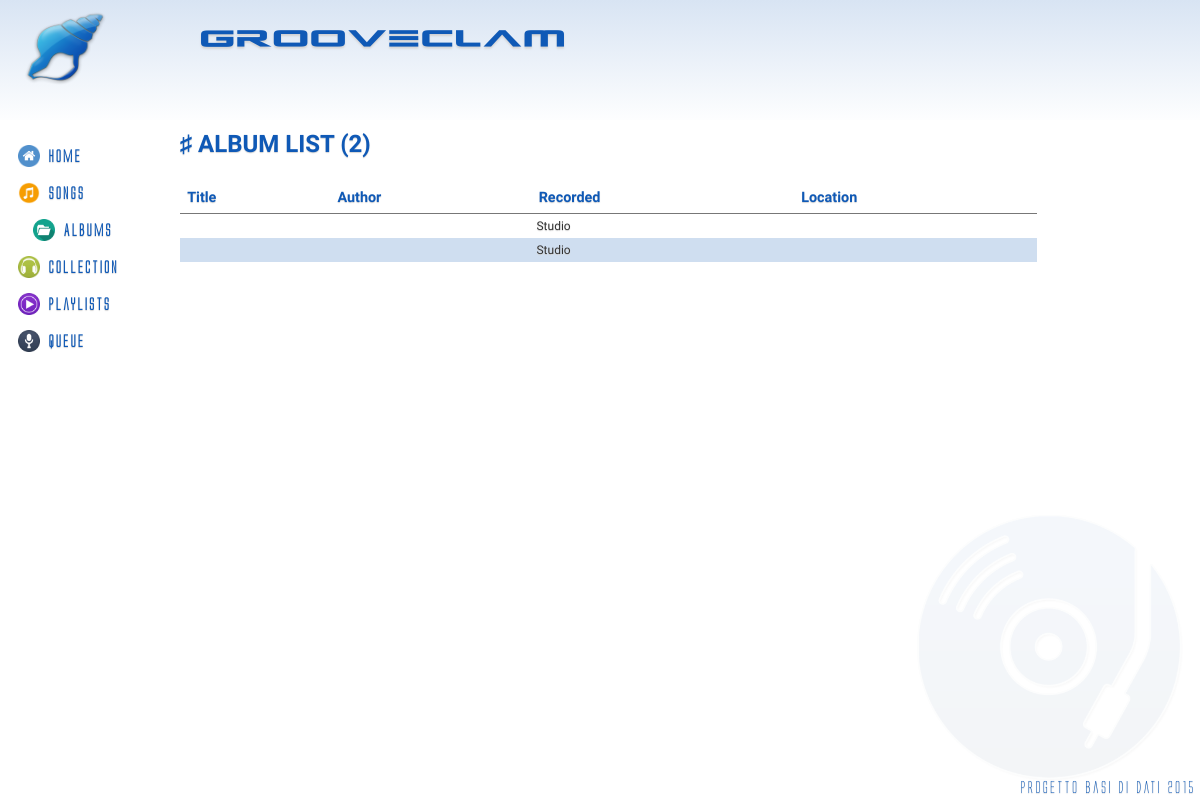
/?controller=albums&action=index, run on an earlier commit of the app's database.
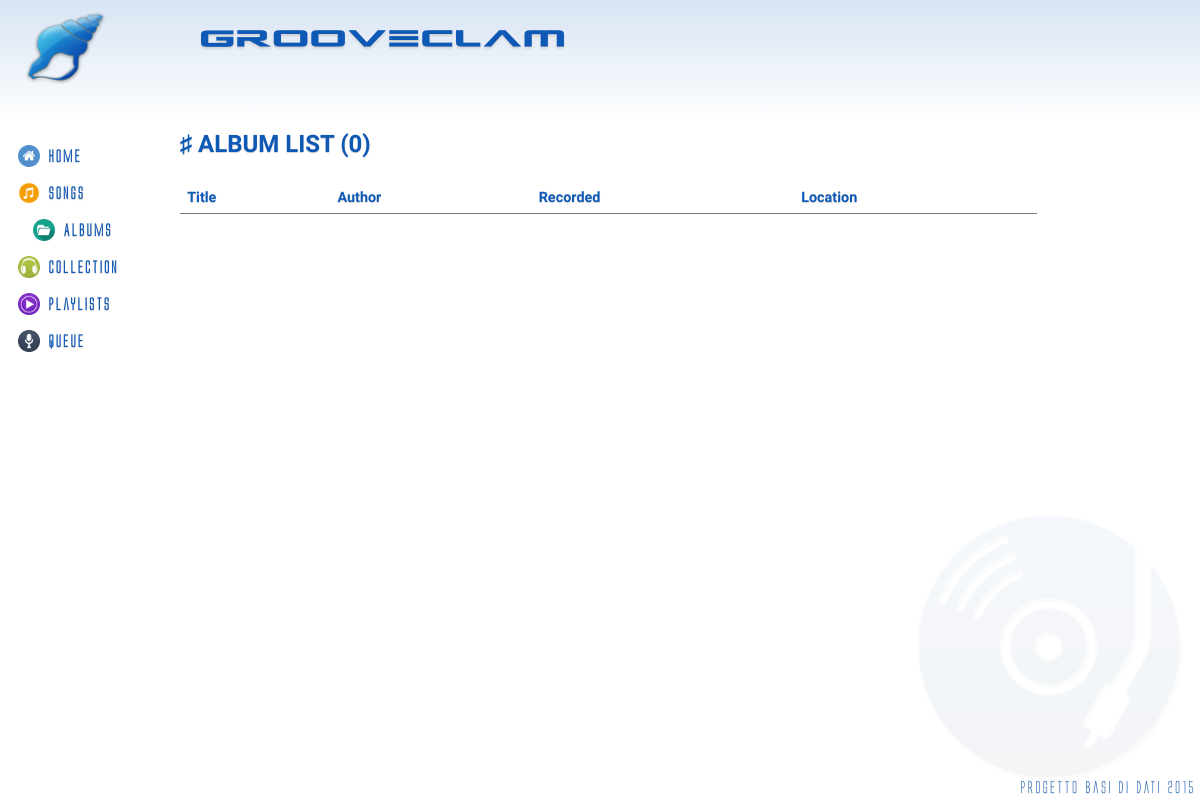
And on a later commit of the database.
### tables this page shows
CREATE TABLE IF NOT EXISTS `Album` (
	`IdAlbum` INT(11) NOT NULL AUTO_INCREMENT,
	`Titolo` VARCHAR(200) NOT NULL,
	`Autore` VARCHAR(200) NOT NULL,
	`Info` VARCHAR(300) DEFAULT NULL,
    `NBrani` INT(11) NOT NULL,
	`Anno` YEAR DEFAULT NULL,
	`Live` BOOLEAN DEFAULT FALSE,
	`Locazione` VARCHAR(100) DEFAULT NULL,
    `PathCopertina` VARCHAR(100) NOT NULL DEFAULT "img/covers/nocover.jpg",
	PRIMARY KEY(`IdAlbum`)
);

### index.php (called while the page is built, shortened)
<?php
if(isset($_GET['controller']) && isset($_GET['action'])) {
	$controller = $_GET['controller'];
	$action = $_GET['action'];
} else {
	$controller = 'pages';
	$action = 'home';
}
require_once('views/layout.php');
?>

### controllers/albums_controller.php (called while the page is built, shortened)
<?php
class AlbumController {
	public function index() {
		$albums = Album::all();
		require_once('views/albums/index.php');
	}
}
?>

### models/album.php (called while the page is built, shortened)
<?php
class Album {
	private $live;
	public function __construct($id, $title, $author, $info, $year, $live, $songs, $path) {
		$this->live = $live;
	}
	public function live() {
		return $this->live;
	}
	public static function all() {
		$list = array();
		$db = Db::getInstance();
		$req = $db->query('SELECT * FROM Album');
		foreach($req->fetchAll() as $album) {
			if(isset($album['Live']) && $album['Live'] == true) {
				$live = array(
					'Live' => $album['Live'],
					'Location' => $album['Locazione']
				);
			} else {
				$live = false;
			}
			$list[] = new Album($album['IdAlbum'], $album['Titolo'], $album['Autore'], $album['Info'], $album['Anno'], $live, array(), $album['PathCopertina']);
		}
		return $list;
	}
}
?>

### views/albums/index.php (the view)
<h2>&#9839; ALBUM LIST (<?php echo count($albums); ?>)</h2>
<table class="table">
<thead>
	<tr>
		<th>Title</th>
		<th>Author</th>
		<th>Recorded</th>
		<th>Location</th>
	</tr>
</thead>
<tbody>
<?php foreach($albums as $album) { ?>
	<tr>
		<td><a href='?controller=albums&action=show&id=<?php echo $album->id(); ?>'><?php echo $album->title(); ?></a></td>
		<td><?php echo $album->author(); ?></td>
		<td><?php if(is_array($album->live())) { echo "Live"; } else { echo "Studio"; } ?></td>
		<td><?php if(is_array($album->live())) { $location = $album->live(); echo $location['Location']; } else { echo ""; } ?></td>
	</tr>
<?php } ?>
</tbody>
</table>

### views/layout.php (shortened to what this page needs)
<!DOCTYPE html>
<html>
<head>
<link rel="stylesheet" type="text/css" href="css/style.css">
</head>
<body>
	<header>
		<img src="img/blueseashell.png" alt="">
		<h1>Grooveclam</h1>
	</header>
	<div class="content">
		<nav>
			<ul>
				<li <?php if($_SERVER['REQUEST_URI'] == '/basidati/~abaldan/') { echo 'class="active"'; }?>>
					<a href='/basidati/~abaldan'><img src="img/home.png" alt="">Home</a>
				</li>
				<li <?php if(preg_match('/\/\?controller=songs/i', $_SERVER['REQUEST_URI'])) { echo 'class="active"'; }?>>
					<a href='?controller=songs&action=index'><img src="img/music.png" alt="">Songs</a>
				</li>
				<li <?php if(preg_match('/\/\?controller=albums/i', $_SERVER['REQUEST_URI'])) { echo 'class="active"'; }?>>
					<a href='?controller=albums&action=index'><img src="img/folder-icon.png" alt="">Albums</a>
				</li>
				<li <?php if(preg_match('/\/\?controller=collection/i', $_SERVER['REQUEST_URI'])) { echo 'class="active"'; }?>>
					<a href='?controller=collection&action=show&id=<?php echo isset($_SESSION['uid']) ? $_SESSION['uid'] : '-1'; ?>'><img src="img/music-icon.png" alt="">Collection</a>
				</li>
				<li <?php if(preg_match('/\/\?controller=playlist/i', $_SERVER['REQUEST_URI'])) { echo 'class="active"'; }?>>
					<a href='?controller=playlist&action=index'><img src="img/poweramp-icon.png" alt="">Playlists</a>
				</li>
				<li <?php if(preg_match('/\/\?controller=queue/i', $_SERVER['REQUEST_URI'])) { echo 'class="active"'; }?>>
					<a href='?controller=queue&action=index&id=<?php echo isset($_SESSION['uid']) ? $_SESSION['uid'] : '-1'; ?>'><img src="img/mic-icon.png" alt="">Queue</a>
				</li>
			</ul>
		</nav>
		<main>
		    <?php require_once('routes.php') ?>
		</main>
	</div>
	<footer>
		Progetto Basi di dati 2015
	</footer>
</body>
</html>

### routes.php (shortened to what this page needs)
<?php
function call($controller, $action, $code = 0) {
	switch($controller) {
		case 'albums':
			require_once('models/album.php');
			$controller = new AlbumController();
		break;
	}
	$controller->{$action}($code);
}
$controllers = array(
	'pages' => array('home', 'error', 'login', 'checkuser', 'logout', 'registration', 'search', 'register'),
	'songs' => array('index', 'show', 'addheard'),
	'albums' => array('index', 'show'),
	'playlist' => array('index', 'show', 'newplaylist', 'swap', 'createplaylist', 'manage', 'alter', 'remove'),
	'collection' => array('show', 'addsong', 'remove'),
	'queue' => array('index', 'addsong', 'swap', 'remove'),
	'user' => array('show', 'follow', 'unfollow', 'manage', 'alter')
);
if(array_key_exists($controller, $controllers)) {
	if(in_array($action, $controllers[$controller])) {
		call($controller, $action);
	} else {
		call('pages', 'error', 1);
	}
} else {
	call('pages', 'error', 1);
}
?>

### css/style.css (style rules this page uses)
* { margin: 0; }
html, body { font-family: Grumpy; height: 100%; }
body { background: #ffffff url('../img/cd_music_w.png') no-repeat bottom right; background-size: 25%; color: #333; text-shadow: 0px 1px 1px #d4d4d4; }
a { text-decoration: none; color: rgb(15, 89, 182); }
h1, h2, h3, h4, h5 { color: rgb(15, 89, 182); }
.content { height: 85%; }
.content nav { float: left; width: 15%; }
.content nav ul { list-style: none; display: block; padding: 10px 0px 0px 18px; }
.content nav ul li { -webkit-transition: all 0.2s ease-out; transition: all 0.2s ease-out; font-family: alien; color: rgb(15, 89, 182); font-weight: 600; margin: 15px 0px; }
.content nav ul li img { width: 22px; margin-right: 8px; vertical-align: middle; }
main { margin-top:10px; float: left; width: 85%; }
header { height: 15%; background: linear-gradient(to top, rgba(15, 89, 182, 0) -5%, rgba(15, 89, 182, .3) 190%); }
header img { float: left; width: 100px; height: 95px; padding-left: 15px; }
header h1 { position: relative; padding-left: 200px; padding-top: 20px; font-family: aliens; font-size: 1.650em; color: rgb(15, 89, 182); letter-spacing: 3px; text-shadow: 0 2px 2px #d4d4d4; }
footer { position: fixed; bottom: 5px; right: 5px; color: rgb(15, 89, 182); font-family: alien; }
.table { width:84%; border-collapse: collapse; margin: 1.5em 0em; }
.table th { border-bottom: 1px solid #777; text-align: left; padding: .5em; font-size: .9em; color: rgb(15, 89, 182); }
.active { padding-left: 15px; }
.table td { padding: 5px; font-size: .75em; }
.table tr:nth-child(2n+2) { background-color: rgba(15, 89, 182, .2); }

What changed in the data, as far as the page shows it:
removed album: Live "2", shows "Studio"
removed album: Live "Studio"
Also different on the page:
count($albums): (not shown) → "0"
